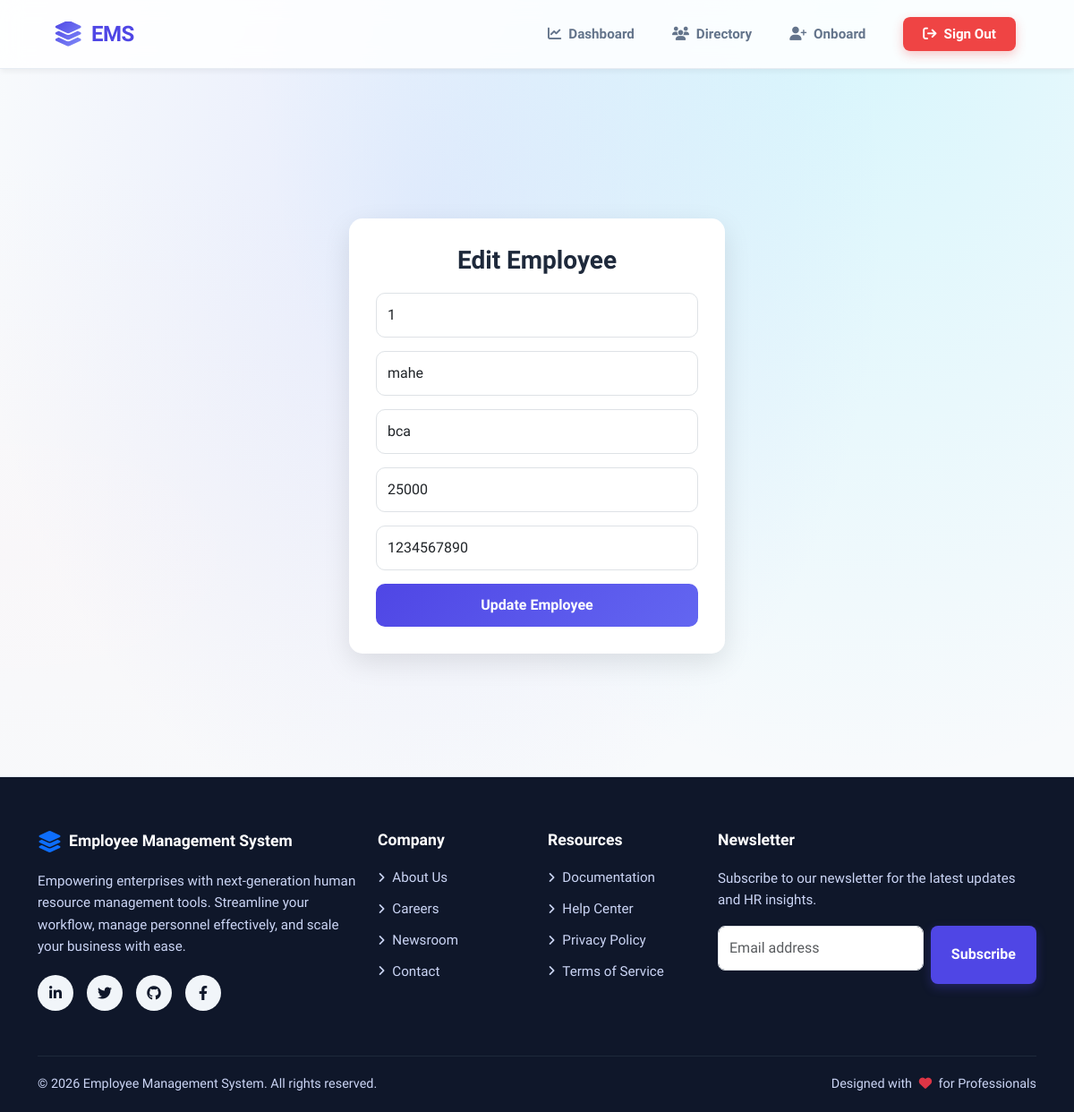
Screenshot of /edit/1 (signed in) with the database file from the repository.
### tables this page shows
CREATE TABLE employee (
    eid INTEGER PRIMARY KEY AUTOINCREMENT,
    ename TEXT,
    edept TEXT,
    email TEXT,
    esalary INTEGER,
    ephone TEXT
);

### app.py (the view, shortened to what this page needs)
@app.route('/edit/<int:id>', methods=['GET', 'POST'])
def edit_employee(id):
    if "admin" not in session:
        flash("Login required!", "warning")
        return redirect('/')
    con = get_connection()
    cur = con.cursor()
    cur.execute("SELECT * FROM employee WHERE eid=?", (id,))
    emp = cur.fetchone()
    cur.close()
    con.close()
    return render_template('edit_employee.html', emp=emp)

### app.py (called while the page is built)
def get_connection():
    conn = sqlite3.connect("company.db")
    conn.row_factory = sqlite3.Row
    return conn

### templates/edit_employee.html (shortened to what this page needs)
{% extends "base.html" %}
{% block content %}
<div class="edit-wrapper">
    <div class="edit-card">
        <h3>Edit Employee</h3>
        <form method="POST">
            <input type="text" class="form-control" name="eid" value="{{ emp[0] }}" readonly>
            <input type="text" class="form-control" name="ename" value="{{ emp[1] }}" placeholder="Name" required>
            <input type="text" class="form-control" name="edept" value="{{ emp[2] }}" placeholder="Department" required>
            <input type="number" class="form-control" name="esalary" value="{{ emp[4] }}" placeholder="Salary" required>
            <input type="text" class="form-control" name="ephone" value="{{ emp[5] }}" placeholder="Phone" required>
            <button type="submit" class="btn-update">Update Employee</button>
        </form>
    </div>
</div>
{% endblock %}

### templates/base.html (style rules this page uses)
:root { --primary-color: #4f46e5; --primary-hover: #4338ca; --secondary-color: #0f172a; --text-main: #1e293b; --text-muted: #64748b; --bg-color: #f8fafc; }
body { margin: 0; min-height: 100vh; display: flex; flex-direction: column; font-family: 'Plus Jakarta Sans', sans-serif; background-color: var(--bg-color); background-image: radial-gradient(at 40% 20%, hsla(228,100%,74%,0.15) 0px, transparent 50%), radial-gradient(at 80% 0%, hsla(189,100%,56%,0.15) 0px, transparent 50%), radial-gradient(at 0% 50%, hsla(355,100%,93%,0.1) 0px, transparent 50%); background-attachment: fixed; color: var(--text-main); }

### templates/edit_employee.html (style rules this page uses)
.edit-wrapper { display:flex; justify-content:center; align-items:center; min-height:calc(100vh - 120px); padding:20px; }
.edit-card { width:100%; max-width:420px; padding:30px; border-radius:15px; background:#fff; box-shadow:0 10px 30px rgba(0,0,0,0.1); }
.edit-card h3 { font-weight:700; margin-bottom:20px; text-align:center; }
.form-control { border-radius:10px; padding:12px; margin-bottom:15px; }
.btn-update { width:100%; padding:12px; border:none; border-radius:10px; background:linear-gradient(135deg,#4f46e5,#6366f1); color:white; font-weight:600; }

### rows the page displays
employee: eid "1", ename "mahe", edept "bca", esalary "25000", ephone "1234567890"
